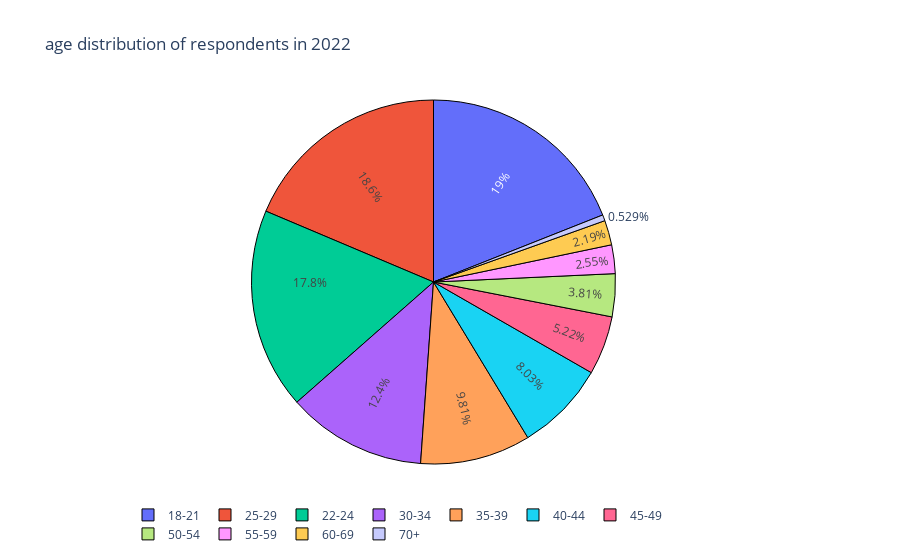

Notebook source saved alongside this figure:
### Markdown cell above
We want to see what percentage of older people are participating in the Kaggle ML and DS survey 2020 compared to other age groups. Let's explore!

### Code cell
age22=df_2022['Q2'].value_counts(sort=True)
labels=age22.index
values=age22.values



fig = go.Figure(data=[go.Pie(labels=labels, values=values, textinfo='percent',
                             insidetextorientation='radial'
                            )])
fig.data[0].marker.line.width = 1
fig.data[0].marker.line.color = "black"
fig.update_layout(
    title_text="age distribution of respondents in 2022",legend=dict(orientation="h"))
fig.show()

### Figure 1 — Plotly figure (JSON) as saved in the notebook; plotly's stock layout.template omitted (floating-point values rounded to 4 significant figures)
{"data": [{"insidetextorientation": "radial", "labels": ["18-21", "25-29", "22-24", "30-34", "35-39", "40-44", "45-49", "50-54", "55-59", "60-69", "70+"], "marker": {"line": {"color": "black", "width": 1}}, "textinfo": "percent", "type": "pie", "values": [4559, 4472, 4283, 2972, 2353, 1927, 1253, 914, 611, 526, 127]}], "layout": {"legend": {"orientation": "h"}, "title": {"text": "age distribution of respondents in 2022"}}}
